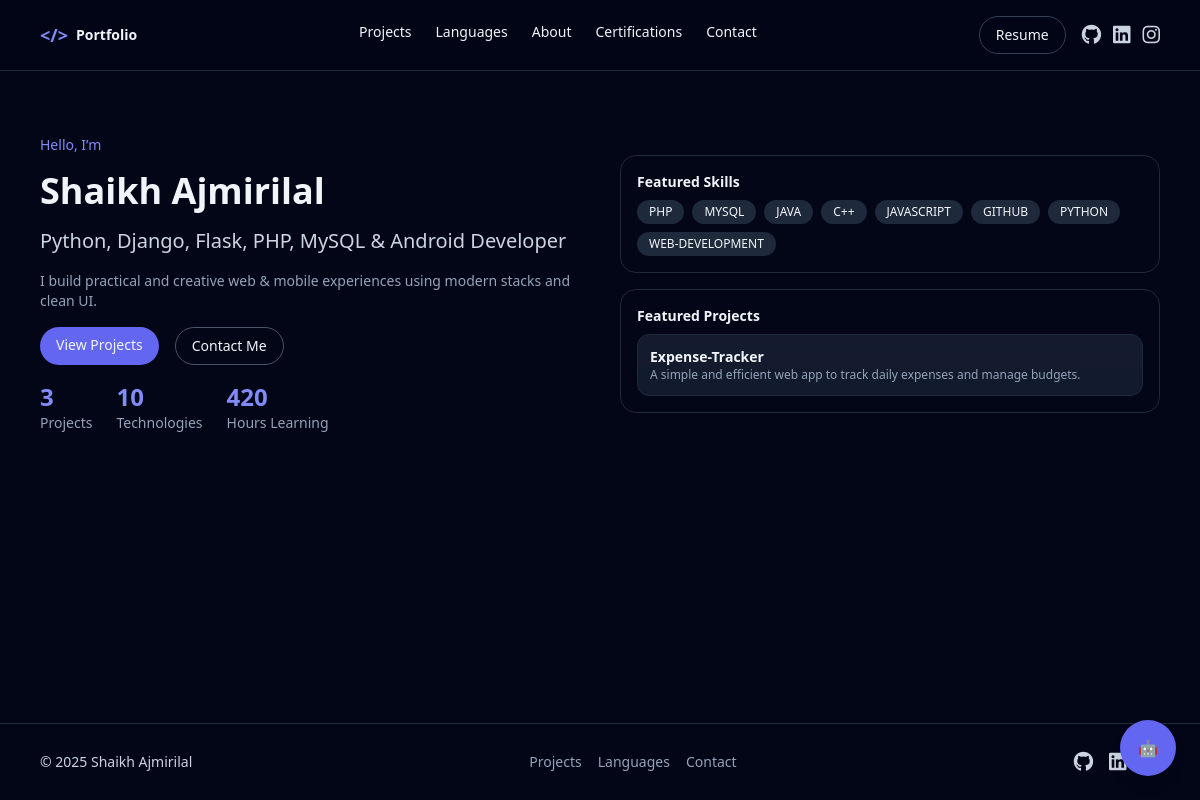
The page / on the database its author committed.
### core/models.py (models this page shows, shortened)
class Skill(models.Model):
    CATEGORY_CHOICES = (
        ('language', 'Language'),
        ('framework', 'Framework'),
        ('database', 'Database'),
        ('tool', 'Tool / Platform'),
        ('other', 'Other'),
    )
    name = models.CharField(max_length=100)
    category = models.CharField(max_length=20, choices=CATEGORY_CHOICES)
    proficiency = models.PositiveIntegerField(
        default=50,
        help_text="Percentage you’ve studied/learned this skill (0–100)."
    )
    name = models.CharField(max_length=100)
    category = models.CharField(max_length=20, choices=CATEGORY_CHOICES)

class Project(models.Model):
    title = models.CharField(max_length=150)
    slug = models.SlugField(unique=True, blank=True)
    short_tagline = models.CharField(max_length=200, blank=True)
    description = models.TextField()
    tech_stack = models.CharField(max_length=255, help_text="Comma-separated, e.g. Python, Django, SQLite")
    github_url = models.URLField(blank=True, null=True)
    live_url = models.URLField(blank=True, null=True)
    is_featured = models.BooleanField(default=False)
    created_at = models.DateField(auto_now_add=True)

### core/views.py (the view)
# urls.py: path('', views.home, name='home'),
def home(request):
    featured = []
    skills = []
    stats = {"projects": 0, "tech": 0}
    if Project is not None:
        try:
            featured = Project.objects.filter(is_featured=True)[:3]
            stats["projects"] = int(Project.objects.count())
        except Exception:
            featured = []
    if Skill is not None:
        try:
            skills = Skill.objects.all()[:8]
            stats["tech"] = int(Skill.objects.count())
        except Exception:
            skills = []
    stats["hours"] = 420   # <-- set to actual number of hours studied / practiced
    return render(request, "core/home.html", {
        "featured_projects": featured,
        "skills": skills,
        "stats": stats,
    })

### core/templates/core/home.html (shortened to what this page needs)
{% extends "core/base.html" %}
{% block content %}
<section class="max-w-6xl mx-auto px-4 py-16 grid md:grid-cols-2 gap-10 items-center">
  <div class="space-y-4 hero-float">
    <p class="text-sm text-indigo-400">Hello, I’m</p>
    <h1 class="text-3xl md:text-4xl font-bold">Shaikh Ajmirilal</h1>
    <p class="text-xl text-slate-300">Python, Django, Flask, PHP, MySQL & Android Developer</p>
    <p class="text-sm text-slate-400">I build practical and creative web & mobile experiences using modern stacks and clean UI.</p>
    <div class="flex gap-4 mt-4">
      <a href="{% url 'projects' %}" class="px-4 py-2 rounded-full bg-indigo-500 hover:bg-indigo-400 text-sm transition">View Projects</a>
      <a href="{% url 'contact' %}" class="px-4 py-2 rounded-full border border-slate-600 hover:border-indigo-400 text-sm transition">Contact Me</a>
    </div>
  <div class="flex gap-6 mt-6 text-sm">
  <div class="reveal" data-counter>
    <p class="text-2xl font-bold text-indigo-400 counter" data-count-display data-target="{{ stats.projects }}">{{ stats.projects }}</p>
    <p class="text-slate-400">Projects</p>
  </div>
  <div class="reveal" data-counter>
    <p class="text-2xl font-bold text-indigo-400 counter" data-count-display data-target="{{ stats.tech }}">{{ stats.tech }}</p>
    <p class="text-slate-400">Technologies</p>
  </div>
  <div class="reveal" data-counter>
    <p class="text-2xl font-bold text-indigo-400 counter" data-count-display data-target="{{ stats.hours }}">{{ stats.hours }}</p>
    <p class="text-slate-400">Hours Learning</p>
  </div>
</div>
  </div>
  <div class="space-y-4">
    <div class="border border-slate-800 rounded-2xl p-4 reveal">
      <h2 class="text-sm font-semibold mb-2">Featured Skills</h2>
      <div class="flex flex-wrap gap-2 text-xs">
        {% for skill in skills %}
          <span class="px-3 py-1 rounded-full bg-slate-800">{{ skill.name }}</span>
        {% empty %}
          <p class="text-slate-500 text-xs">Add skills in admin panel to show here.</p>
        {% endfor %}
      </div>
    </div>
    <div class="border border-slate-800 rounded-2xl p-4 reveal">
      <h2 class="text-sm font-semibold mb-2">Featured Projects</h2>
      <div class="space-y-3">
        {% for project in featured_projects %}
          <a href="{% url 'project_detail' project.slug %}" class="block p-3 rounded-xl bg-slate-900 hover:border-indigo-500 border border-slate-800 project-card" data-tilt>
            <p class="text-sm font-semibold">{{ project.title }}</p>
            <p class="text-xs text-slate-400">{{ project.short_tagline }}</p>
          </a>
        {% empty %}
          <p class="text-slate-500 text-xs">Mark some projects as featured in admin.</p>
        {% endfor %}
      </div>
    </div>
  </div>
</section>
{% endblock %}

### core/static/css/main.css (style rules this page uses)
:root { --accent-1: #6366f1; --accent-2: #a78bfa; --bg: #0b1220; }
html, body { height: 100%; }
body { -webkit-font-smoothing: antialiased; -moz-osx-font-smoothing: grayscale; }
.reveal { opacity: 0; transform: translateY(12px) scale(.995); transition: opacity .6s cubic-bezier(.2,.9,.25,1), transform .6s cubic-bezier(.2,.9,.25,1); }
.reveal.show { opacity: 1; transform: translateY(0) scale(1); }
.project-card { background: linear-gradient(180deg, rgba(255,255,255,0.02), rgba(255,255,255,0.01)); border-radius: 16px; transition: transform .36s cubic-bezier(.2,.9,.25,1), box-shadow .36s cubic-bezier(.2,.9,.25,1); will-change: transform, box-shadow; }
.hero-float { will-change: transform; }
.counter { font-variant-numeric: tabular-nums; }
:root { --accent-1:#6366f1; --accent-2:#a78bfa; --bg-dark:#040612; }
.reveal { opacity:0; transform: translateY(10px) scale(.995); transition: opacity .6s ease, transform .6s ease; }
.reveal.show { opacity:1; transform: translateY(0) scale(1); }

### rows shown on the page
Skill: name "PHP"
Skill: name "MYSQL"
Skill: name "JAVA"
Skill: name "C++"
Skill: name "JAVASCRIPT"
Skill: name "GITHUB"
Skill: name "PYTHON"
Skill: name "WEB-DEVELOPMENT"
Project: title "Expense-Tracker", short_tagline "A simple and efficient web app to track daily expenses and manage budgets."

### other values the page prints
{{ stats.projects }} "3"
{{ stats.tech }} "10"
{{ stats.hours }} "420"
